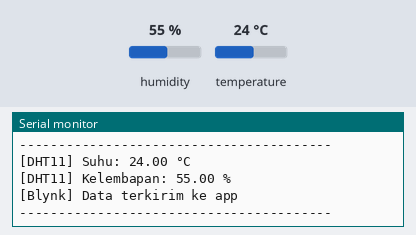
Simulated run of this sketch. Board: ESP32. On the bench: the last lines printed to the serial monitor. The test bench sets the inputs (shaded band); at power-on: humidity 55 %, temperature 24 °C. WiFi joins after 1.5 s; servers stay silent unless stated.

Above: at 5.1 s.
5.2 s: humidity set to 22 %
At 11.2 s:
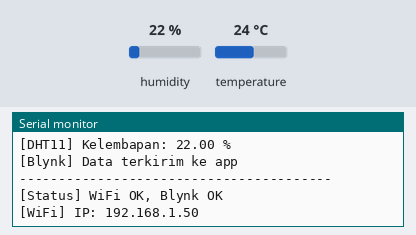
11.5 s: temperature set to 12 °C
At 12.8 s:
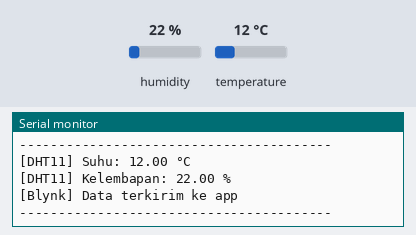
13.0 s: humidity set to 40 %
At 17.0 s:
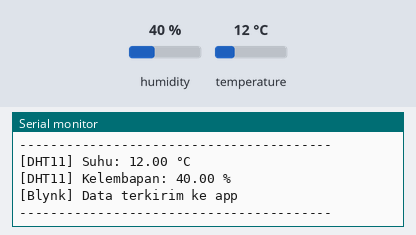
Timing chart, 0 to 18.5 s (numbered marks = the images above; inputs shaded):
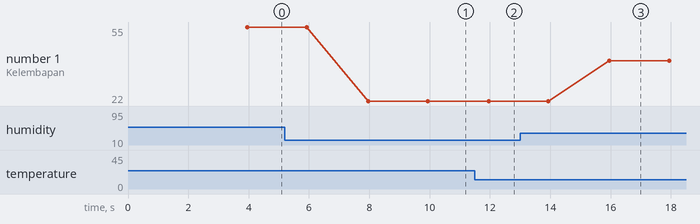

The sketch:

kode-11-blynk-monitor-suhu.ino
```cpp
/*
  ===================================================================
  PRAKTIKUM 11: BLYNK MONITOR SUHU - Monitoring DHT11 via Smartphone
  ===================================================================

  Deskripsi:
  Program ini mengirim data suhu dan kelembapan dari sensor DHT11
  ke smartphone secara real-time menggunakan Blynk IoT. Data
  ditampilkan dalam bentuk Gauge, Value Display, dan Chart (grafik).

  Fitur:
  - Monitoring suhu real-time di Gauge widget
  - Monitoring kelembapan di Value Display widget
  - Grafik historis suhu & kelembapan (Chart widget)
  - Status sensor di Label widget
  - Rate limiting (kirim data setiap 2 detik)

  Komponen yang Dibutuhkan:
  - 1x ESP32 Development Board
  - 1x Sensor DHT11
  - Kabel jumper

  Koneksi Rangkaian:
  DHT11 VCC   --->  ESP32 3.3V
  DHT11 DATA  --->  ESP32 GPIO15
  DHT11 GND   --->  ESP32 GND

  Library yang Diperlukan:
  - WiFi (built-in ESP32)
  - Blynk (by Volodymyr Shymanskyy)
  - DHT sensor library (by Adafruit)
  - Adafruit Unified Sensor (dependency)

  Setup Blynk (PENTING!):
  ⚠️  Setup HARUS via Blynk Console (web): https://blynk.cloud
      Bukan hanya via app! App hanya untuk monitoring.

  1. Download app "Blynk IoT" → Buat akun
  2. [Via WEB] Buka browser → https://blynk.cloud → Login
  3. [Via WEB] Buat Template baru:
     - Klik "Templates" → "+ New Template"
     - Name: "Room Monitor"
     - Hardware: ESP32
     - Connection: WiFi
     - Klik "Done"

  4. [Via WEB] Buat Datastream (Tab "Datastreams" → "+ New Datastream"):
     a. Datastream 1:
        - Virtual Pin: V0
        - Name: "Suhu"
        - Data Type: Double
        - Min: 0, Max: 50
        - Units: °C
     b. Datastream 2:
        - Virtual Pin: V1
        - Name: "Kelembapan"
        - Data Type: Double
        - Min: 0, Max: 100
        - Units: %
     c. Datastream 3:
        - Virtual Pin: V2
        - Name: "Status Sensor"
        - Data Type: String

  5. [Via WEB] Tambah Widget ke Dashboard (Tab "Mobile Dashboard"):
     a. Gauge widget → Datastream: V0 (Suhu)
     b. Value Display widget → Datastream: V1 (Kelembapan)
     c. Chart widget → Datastream: V0 dan V1 (grafik)
     d. Label widget → Datastream: V2 (Status)

  6. [Via WEB] Buat Device:
     - Klik "Devices" → "+ New Device" → "From Template"
     - Pilih "Room Monitor"
     - Device Name: "ESP32_Monitor"
     - Klik "Create"
  7. [Via WEB] COPY 3 Credentials (PENTING!):
     - Klik device yang baru dibuat → Tab "Device Info"
     - Copy SEMUA credentials (klik icon ⎘ di setiap baris):
       a. BLYNK_TEMPLATE_ID (contoh: TMPL4xRa1bXYZ)
       b. BLYNK_TEMPLATE_NAME (contoh: "Room Monitor")
       c. BLYNK_AUTH_TOKEN (contoh: abcd1234...) ← PALING PENTING!
     - Paste ke line 98-100 di bawah, GANTI SEMUA placeholder!

  ⚠️ WAJIB GANTI KETIGA-TIGANYA! Jika hanya ganti satu, Blynk tidak akan connect!
  💡 TIP: Auth Token lebih mudah di-copy via web console!
  📖 Panduan lengkap: Lihat MATERI-PERTEMUAN-4.md Bagian 2B

  Cara Menggunakan:
  1. Ubah BLYNK_TEMPLATE_ID, BLYNK_TEMPLATE_NAME, BLYNK_AUTH_TOKEN
  2. Ubah ssid dan pass sesuai WiFi Anda
  3. Upload kode ke ESP32
  4. Buka Serial Monitor (115200 baud)
  5. Buka Blynk app, lihat data real-time!

  Dibuat untuk: Mata Kuliah Bangunan Cerdas
  Instruktur: Anton Prafanto
  ===================================================================
*/

// ===== BLYNK CREDENTIALS =====
// PENTING: Harus di PALING ATAS sebelum #include!
// GANTI dengan credentials dari Blynk Console Anda!
#define BLYNK_TEMPLATE_ID "TMPL4xxxxxxxxx"
#define BLYNK_TEMPLATE_NAME "Room Monitor"
#define BLYNK_AUTH_TOKEN "abcdefgh123456789ijklmnopqrstuv"

// Print debug ke Serial Monitor
#define BLYNK_PRINT Serial

// ===== INCLUDE LIBRARY =====
#include <WiFi.h>
#include <BlynkSimpleEsp32.h>
#include <DHT.h>
// Library WiFi untuk koneksi internet
// Library Blynk untuk komunikasi dengan Blynk cloud
// Library DHT untuk sensor DHT11

// ===== WIFI CREDENTIALS =====
char ssid[] = "NAMA_WIFI_ANDA";
char pass[] = "PASSWORD_WIFI_ANDA";

// ===== PIN DEFINITIONS =====
#define DHTPIN 15       // Pin DATA DHT11 (GPIO15)
#define DHTTYPE DHT11   // Tipe sensor DHT11

// ===== INISIALISASI SENSOR =====
DHT dht(DHTPIN, DHTTYPE);
// Buat objek DHT dengan pin dan tipe sensor

// ===== VIRTUAL PIN BLYNK =====
// V0 = Suhu (°C)
// V1 = Kelembapan (%)
// V2 = Status sensor (String)

// ===== VARIABEL GLOBAL =====
unsigned long lastSend = 0;          // Timer untuk kirim data
const long sendInterval = 2000;      // Kirim data setiap 2 detik (rate limiting)
unsigned long lastCheck = 0;         // Timer untuk cek koneksi
const long checkInterval = 10000;    // Cek koneksi setiap 10 detik

float suhu = 0;          // Menyimpan nilai suhu
float kelembapan = 0;    // Menyimpan nilai kelembapan

// ===== FUNGSI SETUP =====
void setup() {
  // Inisialisasi Serial Monitor
  Serial.begin(115200);
  delay(100);

  Serial.println();
  Serial.println("========================================");
  Serial.println("  BLYNK MONITOR SUHU - PRAKTIKUM 11");
  Serial.println("========================================");
  Serial.println();

  // Inisialisasi sensor DHT11
  dht.begin();
  Serial.println("[DHT11] Sensor initialized");
  delay(2000);  // Tunggu sensor stabil

  // Koneksi ke Blynk
  Serial.println("Menghubungkan ke WiFi dan Blynk...");
  Serial.print("SSID: ");
  Serial.println(ssid);

  Blynk.begin(BLYNK_AUTH_TOKEN, ssid, pass);

  Serial.println();
  Serial.println("Setup selesai!");
  Serial.println("========================================");
}

// ===== FUNGSI LOOP =====
void loop() {
  // WAJIB! Handle komunikasi Blynk
  Blynk.run();

  // Kirim data sensor setiap 2 detik (rate limiting)
  if (millis() - lastSend >= sendInterval) {
    lastSend = millis();
    sendSensorData();  // Baca dan kirim data sensor
  }

  // Cek status koneksi setiap 10 detik
  if (millis() - lastCheck >= checkInterval) {
    lastCheck = millis();
    checkConnection();
  }
}

// ===== FUNGSI: BACA DAN KIRIM DATA SENSOR =====
void sendSensorData() {
  // Baca sensor DHT11
  suhu = dht.readTemperature();
  kelembapan = dht.readHumidity();

  // Cek apakah pembacaan berhasil
  if (isnan(suhu) || isnan(kelembapan)) {
    // Sensor error atau tidak terdeteksi
    Serial.println("[DHT11] ERROR: Gagal membaca sensor!");
    Serial.println("        Cek koneksi: VCC, DATA, GND");

    // Kirim status error ke Blynk (V2)
    if (Blynk.connected()) {
      Blynk.virtualWrite(V2, "Sensor ERROR!");
    }

    return;  // Skip pengiriman data
  }

  // Pembacaan berhasil, tampilkan di Serial Monitor
  Serial.println("----------------------------------------");
  Serial.print("[DHT11] Suhu: ");
  Serial.print(suhu);
  Serial.println(" °C");

  Serial.print("[DHT11] Kelembapan: ");
  Serial.print(kelembapan);
  Serial.println(" %");

  // Kirim data ke Blynk (jika terkoneksi)
  if (Blynk.connected()) {
    // Kirim suhu ke V0
    Blynk.virtualWrite(V0, suhu);

    // Kirim kelembapan ke V1
    Blynk.virtualWrite(V1, kelembapan);

    // Kirim status OK ke V2
    Blynk.virtualWrite(V2, "Sensor OK");

    Serial.println("[Blynk] Data terkirim ke app");
  } else {
    Serial.println("[Blynk] Disconnected, data tidak terkirim");
  }

  Serial.println("----------------------------------------");
}

// ===== FUNGSI: CEK STATUS KONEKSI =====
void checkConnection() {
  if (WiFi.status() != WL_CONNECTED) {
    Serial.println("[WiFi] Disconnected!");
    return;
  }

  if (!Blynk.connected()) {
    Serial.println("[Blynk] Disconnected! Mencoba reconnect...");
  } else {
    Serial.println("[Status] WiFi OK, Blynk OK");
    Serial.print("[WiFi] IP: ");
    Serial.println(WiFi.localIP());
  }
}

// ===== FUNGSI BLYNK: EVENT SAAT TERKONEKSI =====
BLYNK_CONNECTED() {
  Serial.println();
  Serial.println("========================================");
  Serial.println("   ✓ BLYNK CONNECTED!");
  Serial.println("========================================");
  Serial.print("IP Address: ");
  Serial.println(WiFi.localIP());
  Serial.println();
  Serial.println("Monitoring dimulai...");
  Serial.println("Buka Blynk app untuk melihat data real-time!");
  Serial.println("========================================");
}
```

Measured:
- after the input at 5.2 s, the serial monitor: prints a new line after 2.8 s (image 1)
- after the input at 11.5 s, the serial monitor: prints a new line after 0.46 s (image 2)
- after the input at 13.0 s, the serial monitor: prints a new line after 3.0 s (image 3)
- plotted number 1: 55 → 22 after the input at 5.2 s, 22 → 40 after the input at 13.0 s
